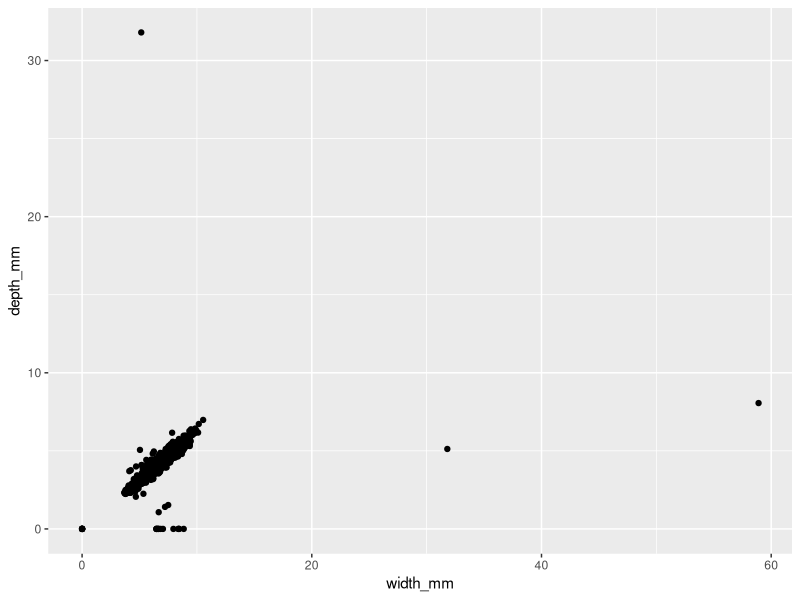

This chart was generated by the following R code: (Note: this script raises an error after producing the figure.)
## ---- chunk 1
library(tidyverse) 
library(ggplot2)
## ---- chunk 2
diamonds <- diamonds %>% rename(
    depth_pct = depth,
    length_mm = x,
    width_mm = y,
    depth_mm = z,
    table_pct = table
  )
## ---- chunk 3
ggplot(data = diamonds,
       mapping = aes(x = width_mm,
                     y = depth_mm)) +
  geom_point()
## ---- chunk 4
diamonds <- diamonds %>% filter(
  length_mm != 0, length_mm <= 20,
  width_mm != 0, width_mm <= 20,
  depth_mm != 0, depth_mm <= 20
)

## ---- chunk 5

diamonds <- diamonds %>%
  mutate(table_mm = table_pct * width_mm / 100)

# Overall table_mm arithmetic mean?

diamonds %>% 
  summarise(
    avg_table = mean(table_mm, na.rm = TRUE)
  )

# table_mm arithmetic mean within each clarity category

diamonds %>% 
  group_by(clarity) %>%
  summarise(
    avg_table = mean(table_mm, na.rm = TRUE)
  )
## ---- chunk 6
# Write gmean() command

gmean <- function(x){
  xbar_g <- exp(mean(log(x)))
  return(xbar_g)
}

## ---- chunk 7

test_data <- list(
  test1 = c(2.1, 3.8, 4.2),
  test2 = c(1, 10, 100, 1000),
  test3 = c(0, 1, 4),
  test4 = c(0.38,  0.94, -1.56),
  test5 = c(TRUE, TRUE),
  test6 = c("6", "7", "8")
)


# Create for loop to test gmean() on the above examples
for(i in seq_along(test_data)){
  print(gmean(test_data[[i]]))
}

## ---- chunk 8
# Copy gmean() from Ex4 and edit it to check the input


gmean <- function(x){
  
  if(!is.numeric(x)){
    warning("Vector 'x' is not numeric")
    return(NaN)
  }
    
  if(any(x <= 0)){
    warning("Vector 'x' must have strictly positive numbers.")
    return(NaN)
  }
  
  xbar_g <- exp(mean(log(x)))
  return(xbar_g)
}



# Copy your code from Ex 5 to test your new command


for(i in seq_along(test_data)){
  print(gmean(test_data[[i]]))
}



## ---- chunk 9
# Overall table_mm geometic mean?
diamonds %>% 
  summarise(
    avg_table = gmean(table_mm)
  )


# table_mm geometic mean within each clarity category
diamonds %>% 
  group_by(clarity) %>%
  summarise(
    avg_table = gmean(table_mm)
  )

## ---- chunk 10
# Create gmean2() that computes the geometric mean 
#   that uses the original definition

gmean2 <- function(x){
  
  if(!is.numeric(x)){
    warning("Vector 'x' is not numeric")
    return(NaN)
  }
    
  if(any(x <= 0)){
    warning("Vector 'x' must have strictly positive numbers.")
    return(NaN)
  }
  
  xbar_g <- prod(x)^(1/length(x))
  return(xbar_g)
}

gmean(test_data$test1)
gmean2(test_data$test1)

diamonds %>% 
  summarise(
    gmean_table = gmean(table_mm),
    gmean2_table = gmean2(table_mm)
  )

## ---- chunk 11
# Create a function that computes the harmonic mean

hmean <- function(x){
  
  if(!is.numeric(x)){
    warning("Vector 'x' is not numeric")
    return(NaN)
  }
    
  if(any(x <= 0)){
    warning("Vector 'x' must have strictly positive numbers.")
    return(NaN)
  }
  
  xbar_h <- 1 / mean(1 / x)
  return(xbar_h)
}

diamonds %>% 
  summarise(
    avg_table = hmean(table_mm)
  )

diamonds %>% 
  group_by(clarity) %>%
  summarise(
    avg_table = hmean(table_mm)
  )

